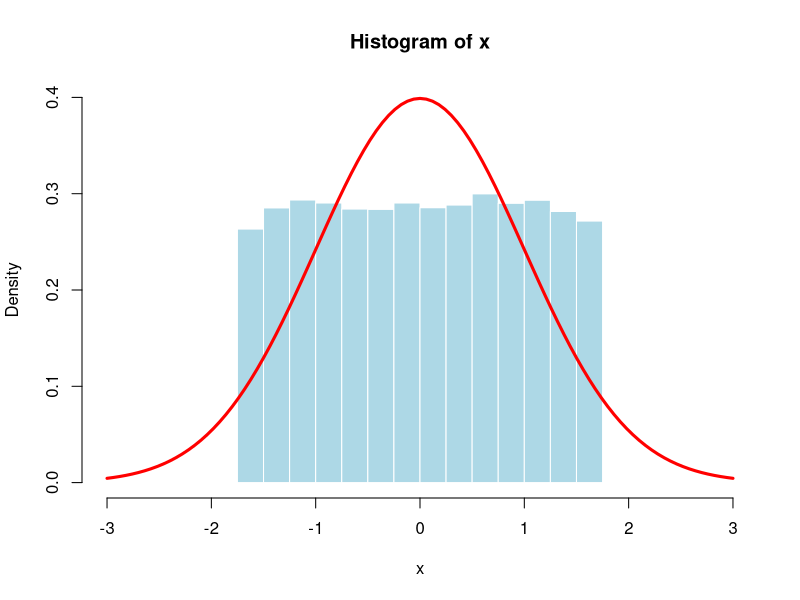
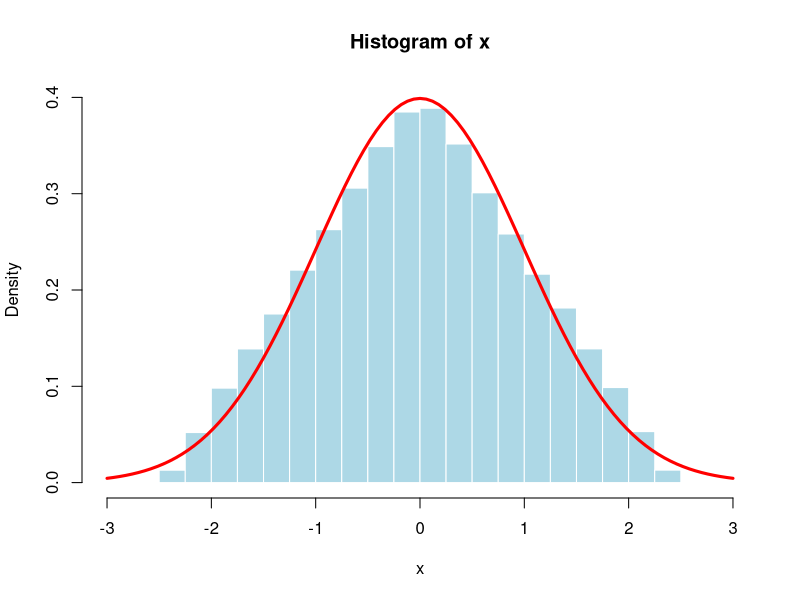
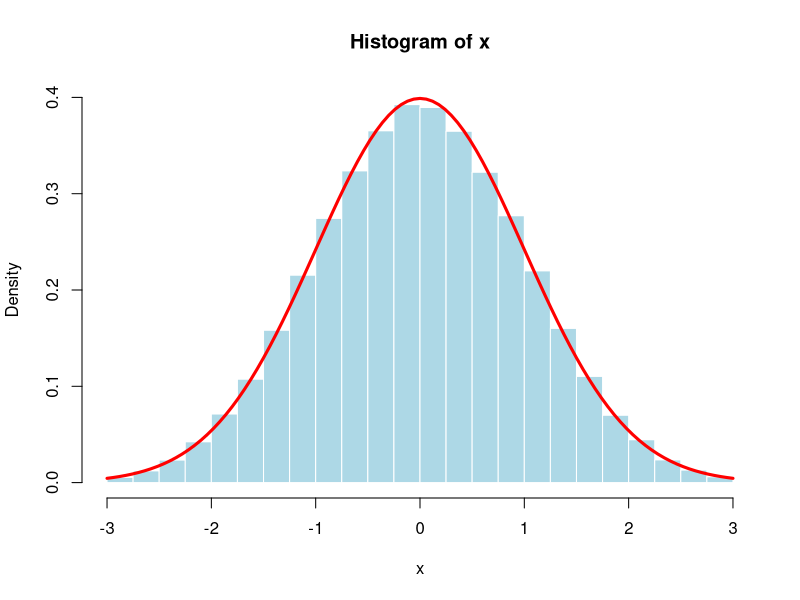
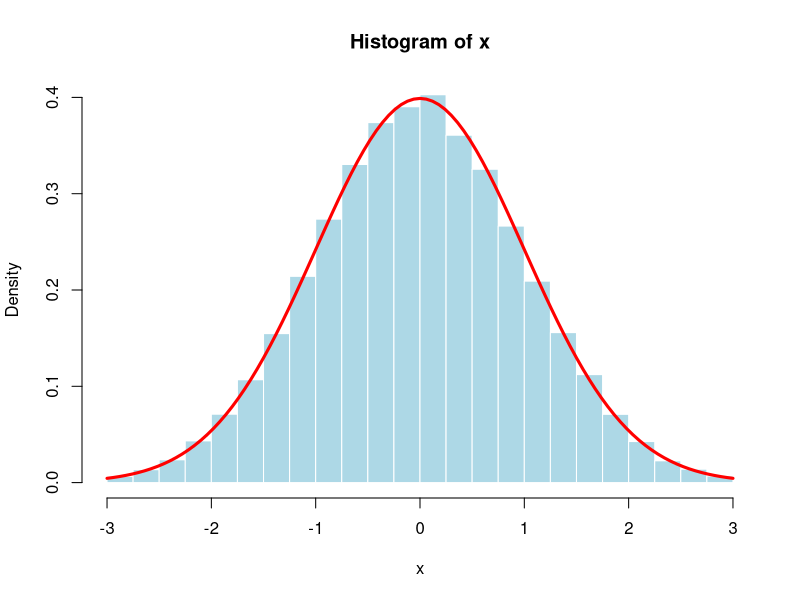

Generate these figures, in order, with R:
### 一様乱数の標本平均に対する中心極限定理
set.seed(901)
myMean <- function(n) # n個の一様乱数の標本平均を計算
  mean(runif(n)) 
mc <- 100000 # シミュレーション回数
for(n in c(1,2,10,50)){
  xbar <- replicate(mc, myMean(n))
  x <- sqrt(n) * (xbar - 1/2)/sqrt(1/12)
  hist(x,breaks=c(-Inf,seq(-3,3,0.25),Inf),freq=FALSE, 
       xlim=c(-3,3),ylim=c(0,0.4),
       col="lightblue",border="white")
  curve(dnorm(x, mean=0, sd=1), # 確率密度関数(理論)
        add=TRUE, col="red", lwd=3) 
}
